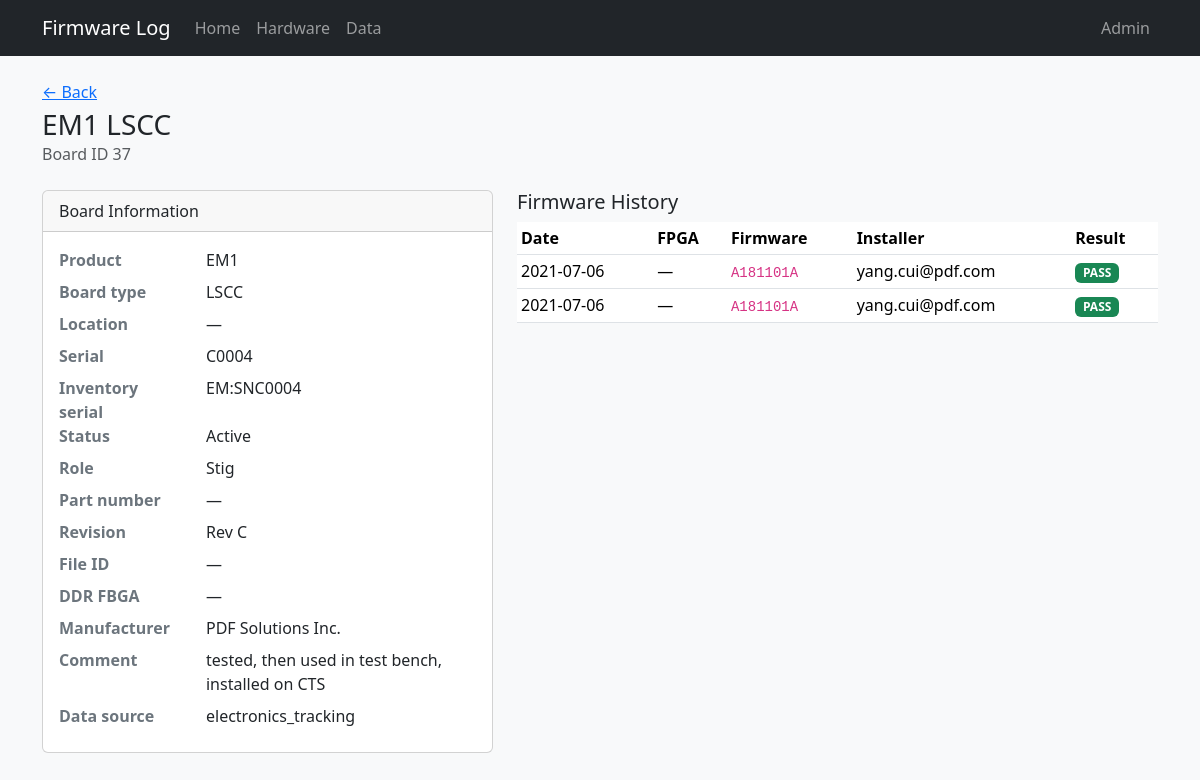
The page /board/37 on the database as committed earlier.
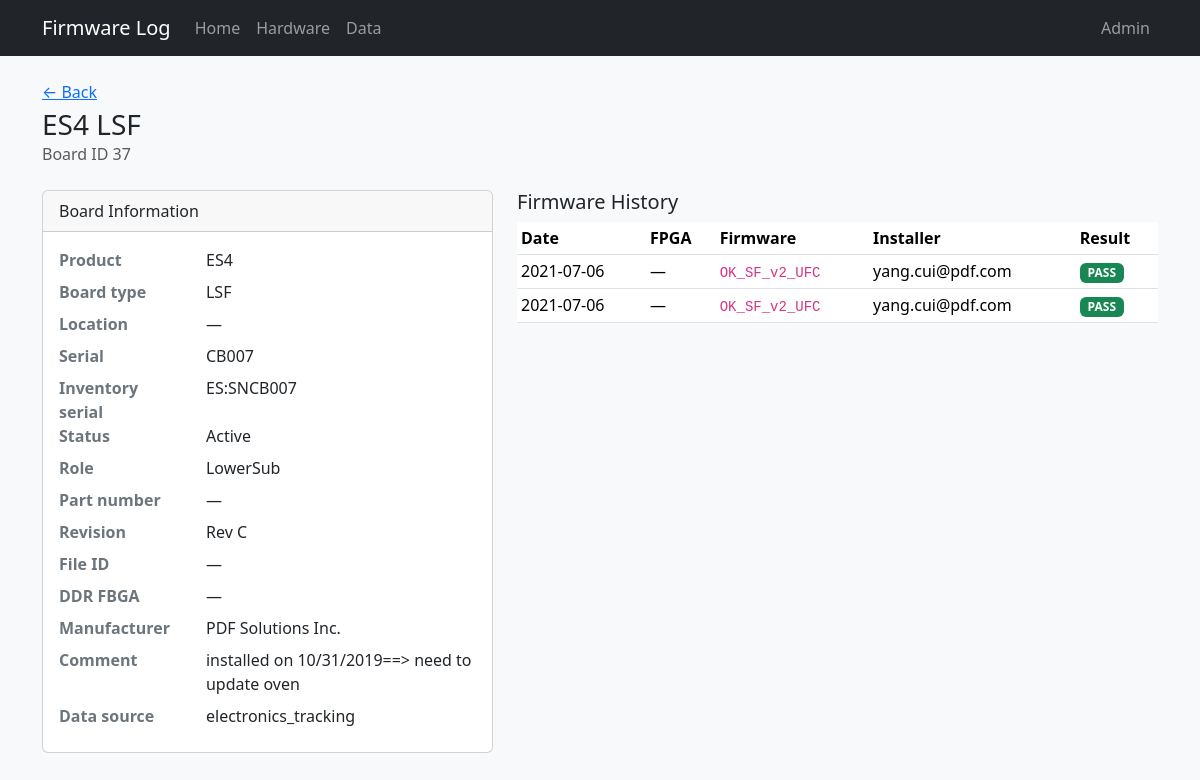
The same page on the database as committed later.
### tables this page shows
CREATE TABLE "boards" (
                board_id      INTEGER PRIMARY KEY,
                tool          TEXT,
                board_slot    TEXT,
                manufacturer  TEXT NOT NULL DEFAULT 'PDF Solutions Inc.',
                board_name    TEXT NOT NULL,
                serial        TEXT NOT NULL,
                part_number   TEXT,
                revision      TEXT,
                file_id       TEXT,
                product_name  TEXT NOT NULL,
                ddr_fbga      TEXT
            , inventory_serial TEXT, status TEXT, role TEXT, comment TEXT, open_item TEXT, po TEXT, modified_by TEXT, source_updated_at TEXT, data_source TEXT, dc_status TEXT, ac_status TEXT, gcal_status TEXT, adc_status TEXT, eeprom_status TEXT);

CREATE TABLE "firmware_history" (
                event_id    INTEGER PRIMARY KEY AUTOINCREMENT,
                board_id    INTEGER NOT NULL REFERENCES boards (board_id),
                event_date  TEXT NOT NULL,
                event_time  TEXT,
                fpga        TEXT,
                firmware    TEXT NOT NULL,
                installer   TEXT,
                result      TEXT
            );

### app.py (the view)
@app.route("/board/<int:board_id>")
def board_detail(board_id):
    board = db.get_board(board_id)
    if not board:
        flash("Board not found.", "danger")
        return redirect(url_for("index"))
    return render_template(
        "board_detail.html",
        board=board,
        history=db.board_history(board_id),
        events=db.board_events(board_id),
    )

### db.py (called while the page is built)
def dict_row(cursor, row):
    return {col[0]: row[i] for i, col in enumerate(cursor.description)}

@contextmanager
def get_db():
    conn = sqlite3.connect(DATABASE)
    conn.row_factory = dict_row
    try:
        yield conn
    finally:
        conn.close()

def fetch_all(query, params=()):
    with get_db() as conn:
        return conn.execute(query, params).fetchall()

def fetch_one(query, params=()):
    with get_db() as conn:
        return conn.execute(query, params).fetchone()

def get_board(board_id):
    return fetch_one("SELECT * FROM boards WHERE board_id = ?", (board_id,))

def board_history(board_id):
    return fetch_all(
        """
        SELECT *
        FROM firmware_history
        WHERE board_id = ?
        ORDER BY event_date DESC, COALESCE(event_time, '00:00:00') DESC, event_id DESC
        """,
        (board_id,),
    )

def board_events(board_id):
    return fetch_all(
        """
        SELECT *
        FROM board_events
        WHERE board_id = ?
        ORDER BY event_date DESC, COALESCE(event_time, '00:00:00') DESC, event_id DESC
        """,
        (board_id,),
    )

### templates/board_detail.html (shortened to what this page needs)
{% extends "base.html" %}
{% from "macros.html" import result_badge %}
{% block content %}
<div class="d-flex flex-wrap justify-content-between align-items-start gap-2 mb-4">
  <div>
    <p class="text-muted mb-1"><a href="{{ url_for('index') }}">&larr; Back</a></p>
    <h1 class="h3 mb-0">{{ board.product_name }} {{ board.board_name }}</h1>
    <p class="text-muted mb-0">Board ID {{ board.board_id }}</p>
  </div>
</div>
<div class="row g-4">
  <div class="col-md-5">
    <div class="card">
      <div class="card-header">Board Information</div>
      <dl class="card-body mb-0 row">
        <dt class="col-sm-4">Product</dt><dd class="col-sm-8">{{ board.product_name }}</dd>
        <dt class="col-sm-4">Board type</dt><dd class="col-sm-8">{{ board.board_name }}</dd>
        <dt class="col-sm-4">Location</dt><dd class="col-sm-8">{{ board.tool or '—' }}</dd>
        <dt class="col-sm-4">Serial</dt><dd class="col-sm-8">{{ board.serial }}</dd>
        <dt class="col-sm-4">Inventory serial</dt><dd class="col-sm-8">{{ board.inventory_serial or '—' }}</dd>
        <dt class="col-sm-4">Status</dt><dd class="col-sm-8">{{ board.status or '—' }}</dd>
        <dt class="col-sm-4">Role</dt><dd class="col-sm-8">{{ board.role or '—' }}</dd>
        <dt class="col-sm-4">Part number</dt><dd class="col-sm-8">{{ board.part_number or '—' }}</dd>
        <dt class="col-sm-4">Revision</dt><dd class="col-sm-8">{{ board.revision or '—' }}</dd>
        <dt class="col-sm-4">File ID</dt><dd class="col-sm-8">{{ board.file_id or '—' }}</dd>
        <dt class="col-sm-4">DDR FBGA</dt><dd class="col-sm-8">{{ board.ddr_fbga or '—' }}</dd>
        <dt class="col-sm-4">Manufacturer</dt><dd class="col-sm-8">{{ board.manufacturer }}</dd>
        {% if board.comment %}
        <dt class="col-sm-4">Comment</dt><dd class="col-sm-8">{{ board.comment }}</dd>
        {% endif %}
        {% if board.data_source %}
        <dt class="col-sm-4">Data source</dt><dd class="col-sm-8">{{ board.data_source }}</dd>
        {% endif %}
      </dl>
    </div>
  </div>
  <div class="col-md-7">
    <h2 class="h5">Firmware History</h2>
    <div class="table-responsive">
      <table class="table table-sm table-hover align-middle">
        <thead>
          <tr>
            <th>Date</th>
            <th>FPGA</th>
            <th>Firmware</th>
            <th>Installer</th>
            <th>Result</th>
          </tr>
        </thead>
        <tbody>
          {% for row in history %}
          <tr>
            <td>{{ row.event_date }}{% if row.event_time %} {{ row.event_time }}{% endif %}</td>
            <td>{{ row.fpga or '—' }}</td>
            <td><code>{{ row.firmware }}</code></td>
            <td>{{ row.installer or '—' }}</td>
            <td>{{ result_badge(row.result) }}</td>
          </tr>
          {% else %}
          <tr><td colspan="6" class="text-muted">No firmware history for this board.</td></tr>
          {% endfor %}
        </tbody>
      </table>
    </div>
  </div>
</div>
{% endblock %}

### templates/macros.html (shortened to what this page needs)
{% macro result_badge(result) -%}
  {% if result %}
    {% set r = result|upper %}
    {% if r == 'PASS' %}
      <span class="badge text-bg-success">PASS</span>
    {% elif r == 'FAIL' %}
      <span class="badge text-bg-danger">FAIL</span>
    {% else %}
      <span class="badge text-bg-secondary">{{ result }}</span>
    {% endif %}
  {% else %}
    <span class="text-muted">—</span>
  {% endif %}
{%- endmacro %}

Rows that differ between the two databases and show on the page:
removed firmware_history: event_date "2021-07-06", fpga "—", firmware "A181101A", installer "yang.cui@pdf.com", result "PASS"
removed firmware_history: event_date "2021-07-06", fpga "—", firmware "A181101A", installer "yang.cui@pdf.com", result "PASS"
changed boards "Active": product_name "EM1" → "ES4"; board_name "LSCC" → "LSF"; serial "C0004" → "CB007"; inventory_serial "EM:SNC0004" → "ES:SNCB007"; role "Stig" → "LowerSub"; comment "tested, then used in test bench, installed on CTS" → "installed on 10/31/2019==> need to update oven"
now on this page (row edited): firmware_history: event_date "2021-07-06", fpga "—", firmware "OK_SF_v2_UFC", installer "yang.cui@pdf.com", result "PASS"
now on this page (row edited): firmware_history: event_date "2021-07-06", fpga "—", firmware "OK_SF_v2_UFC", installer "yang.cui@pdf.com", result "PASS"
